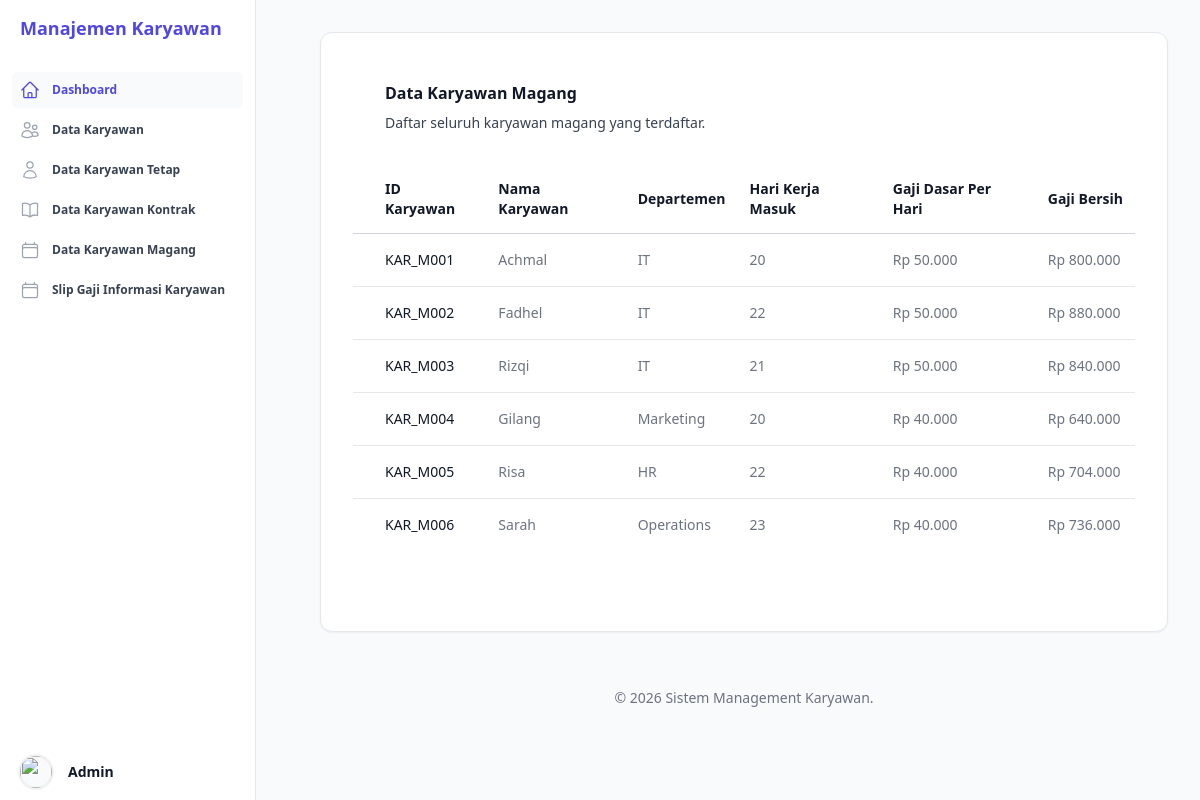
Page /Views/DataKaryawanMagang.php on the committed database.
### tables this page shows
CREATE TABLE `tabel_karyawan` (
  `id_karyawan` varchar(10) NOT NULL,
  `nama_karyawan` varchar(255) NOT NULL,
  `departemen` varchar(100) NOT NULL,
  `hari_kerja_masuk` int NOT NULL,
  `gaji_dasar_per_hari` int NOT NULL,
  `jenis_karyawan` enum('Kontrak','Tetap','Magang') NOT NULL,
  `durasi_kontrak_bulan` int DEFAULT NULL,
  `agensi_penyalur` varchar(150) DEFAULT NULL,
  `tunjangan_kesehatan` int DEFAULT NULL,
  `opsi_saham_id` varchar(50) DEFAULT NULL,
  `uang_saku_bulanan` int DEFAULT NULL,
  `sertifikat_kampus_merdeka` varchar(150) DEFAULT NULL
);

### Database/Koneksi.php (called while the page is built, shortened)
<?php
class Database {
    private $host = "localhost";
    private $username = "root";
    private $password = "";
    private $dbname = "db_uas_pbo_trpl1b_aditkurniadi";
    public function __construct() {
        $this->koneksi = mysqli_connect($this->host, $this->username, $this->password, $this->dbname);
    }
}
$db = new Database();

### Service/KaryawanMagang.php (called while the page is built, shortened)
<?php
require_once 'Karyawan.php';
require_once '../Database/Koneksi.php';
class KaryawanMagang extends Karyawan {
    public function hitungGajiBersih() {
        return ($this->hari_kerja_masuk * $this->gaji_dasar_per_hari) * 0.80;
    }
    public static function getAllKaryawanMagang($koneksi) {
        $sql = "SELECT * FROM tabel_karyawan WHERE jenis_karyawan = 'Magang'";
        $hasil = $koneksi->query($sql);
        if ($hasil && $hasil->num_rows > 0) {
            return $hasil->fetch_all(MYSQLI_ASSOC);
        }
        return [];
    }
}

### Service/Karyawan.php (called while the page is built, shortened)
<?php
abstract class Karyawan {
    public function __construct($id_karyawan, $nama_karyawan, $departemen, $hari_kerja_masuk, $gaji_dasar_per_hari, $jenis_karyawan) {
        $this->hari_kerja_masuk = $hari_kerja_masuk;
        $this->gaji_dasar_per_hari = $gaji_dasar_per_hari;
    }
}

### Views/DataKaryawanMagang.php (the view, shortened to what this page needs)
<?php
require_once __DIR__ . '/../Database/Koneksi.php';
require_once __DIR__ . '/../Service/KaryawanMagang.php';
$data_karyawan = KaryawanMagang::getAllKaryawanMagang($db->koneksi);
?>
<div class="px-4 sm:px-6 lg:px-8 mt-4">
    <div class="sm:flex sm:items-center">
        <div class="sm:flex-auto">
            <h1 class="text-base font-semibold text-gray-900 dark:text-white">Data Karyawan Magang</h1>
            <p class="mt-2 text-sm text-gray-700 dark:text-gray-300">Daftar seluruh karyawan magang yang terdaftar.</p>
        </div>
    </div>
    <div class="mt-8 flow-root">
        <div class="-mx-4 -my-2 overflow-x-auto sm:-mx-6 lg:-mx-8">
            <div class="inline-block min-w-full py-2 align-middle">
                <table class="min-w-full border-separate border-spacing-0">
                    <thead>
                        <tr>
                            <th scope="col"
                                class="sticky top-0 z-10 border-b border-gray-300 bg-white/75 py-3.5 pr-3 pl-4 text-left text-sm font-semibold text-gray-900 backdrop-blur-sm backdrop-filter sm:pl-6 lg:pl-8 dark:border-white/15 dark:bg-gray-900/75 dark:text-white">
                                ID Karyawan</th>
                            <th scope="col"
                                class="sticky top-0 z-10 border-b border-gray-300 bg-white/75 px-3 py-3.5 text-left text-sm font-semibold text-gray-900 backdrop-blur-sm backdrop-filter dark:border-white/15 dark:bg-gray-900/75 dark:text-white">
                                Nama Karyawan</th>
                            <th scope="col"
                                class="sticky top-0 z-10 border-b border-gray-300 bg-white/75 px-3 py-3.5 text-left text-sm font-semibold text-gray-900 backdrop-blur-sm backdrop-filter dark:border-white/15 dark:bg-gray-900/75 dark:text-white">
                                Departemen</th>
                            <th scope="col"
                                class="sticky top-0 z-10 border-b border-gray-300 bg-white/75 px-3 py-3.5 text-left text-sm font-semibold text-gray-900 backdrop-blur-sm backdrop-filter dark:border-white/15 dark:bg-gray-900/75 dark:text-white">
                                Hari Kerja Masuk</th>
                            <th scope="col"
                                class="sticky top-0 z-10 border-b border-gray-300 bg-white/75 px-3 py-3.5 text-left text-sm font-semibold text-gray-900 backdrop-blur-sm backdrop-filter dark:border-white/15 dark:bg-gray-900/75 dark:text-white">
                                Gaji Dasar Per Hari</th>
                            <th scope="col"
                                class="sticky top-0 z-10 border-b border-gray-300 bg-white/75 px-3 py-3.5 text-left text-sm font-semibold text-gray-900 backdrop-blur-sm backdrop-filter dark:border-white/15 dark:bg-gray-900/75 dark:text-white">
                                Gaji Bersih</th>
                        </tr>
                    </thead>
                    <tbody>
                        <?php if (!empty($data_karyawan)) : ?>
                        <?php
                        $totalData = count($data_karyawan);
                        foreach ($data_karyawan as $index => $karyawan_item) :
                            $isLast = ($index === $totalData - 1);
                            $borderClass = $isLast ? '' : 'border-b border-gray-200 dark:border-white/10';
                        ?>
                        <tr>
                            <td
                                class="<?= $borderClass ?> py-4 pr-3 pl-4 text-sm font-medium whitespace-nowrap text-gray-900 sm:pl-6 lg:pl-8 dark:text-white">
                                <?= htmlspecialchars($karyawan_item['id_karyawan']) ?>
                            </td>
                            <td
                                class="<?= $borderClass ?> px-3 py-4 text-sm whitespace-nowrap text-gray-500 dark:text-gray-400">
                                <?= htmlspecialchars($karyawan_item['nama_karyawan']) ?>
                            </td>
                            <td
                                class="<?= $borderClass ?> px-3 py-4 text-sm whitespace-nowrap text-gray-500 dark:text-gray-400">
                                <?= htmlspecialchars($karyawan_item['departemen']) ?>
                            </td>
                            <td
                                class="<?= $borderClass ?> px-3 py-4 text-sm whitespace-nowrap text-gray-500 dark:text-gray-400">
                                <?= htmlspecialchars($karyawan_item['hari_kerja_masuk']) ?>
                            </td>
                            <td
                                class="<?= $borderClass ?> px-3 py-4 text-sm whitespace-nowrap text-gray-500 dark:text-gray-400">
                                Rp <?= number_format($karyawan_item['gaji_dasar_per_hari'], 0, ',', '.') ?>
                            </td>
                            <td
                                class="<?= $borderClass ?> px-3 py-4 text-sm whitespace-nowrap text-gray-500 dark:text-gray-400">
                                <?php
                                $karyawan_obj = new KaryawanMagang(
                                    $karyawan_item['id_karyawan'],
                                    $karyawan_item['nama_karyawan'],
                                    $karyawan_item['departemen'],
                                    $karyawan_item['hari_kerja_masuk'],
                                    $karyawan_item['gaji_dasar_per_hari'],
                                    $karyawan_item['jenis_karyawan'],
                                    $karyawan_item['uang_saku_bulanan'] ?? 0,
                                    $karyawan_item['sertifikat_kampus_merdeka'] ?? ''
                                );
                                ?>
                                Rp <?= number_format($karyawan_obj->hitungGajiBersih(), 0, ',', '.') ?>
                            </td>
                        </tr>
                        <?php endforeach; ?>
                        <?php endif; ?>
                    </tbody>
                </table>
            </div>
        </div>
    </div>
</div>
<?php
require_once __DIR__ . '/Layout.php';
?>

### rows in the picture
tabel_karyawan: id_karyawan "KAR_M001", nama_karyawan "Achmal", departemen "IT", hari_kerja_masuk "20", gaji_dasar_per_hari "50.000", $karyawan_obj->hitungGajiBersih() "800.000"
tabel_karyawan: id_karyawan "KAR_M002", nama_karyawan "Fadhel", departemen "IT", hari_kerja_masuk "22", gaji_dasar_per_hari "50.000", $karyawan_obj->hitungGajiBersih() "880.000"
tabel_karyawan: id_karyawan "KAR_M003", nama_karyawan "Rizqi", departemen "IT", hari_kerja_masuk "21", gaji_dasar_per_hari "50.000", $karyawan_obj->hitungGajiBersih() "840.000"
tabel_karyawan: id_karyawan "KAR_M004", nama_karyawan "Gilang", departemen "Marketing", hari_kerja_masuk "20", gaji_dasar_per_hari "40.000", $karyawan_obj->hitungGajiBersih() "640.000"
tabel_karyawan: id_karyawan "KAR_M005", nama_karyawan "Risa", departemen "HR", hari_kerja_masuk "22", gaji_dasar_per_hari "40.000", $karyawan_obj->hitungGajiBersih() "704.000"
tabel_karyawan: id_karyawan "KAR_M006", nama_karyawan "Sarah", departemen "Operations", hari_kerja_masuk "23", gaji_dasar_per_hari "40.000", $karyawan_obj->hitungGajiBersih() "736.000"
